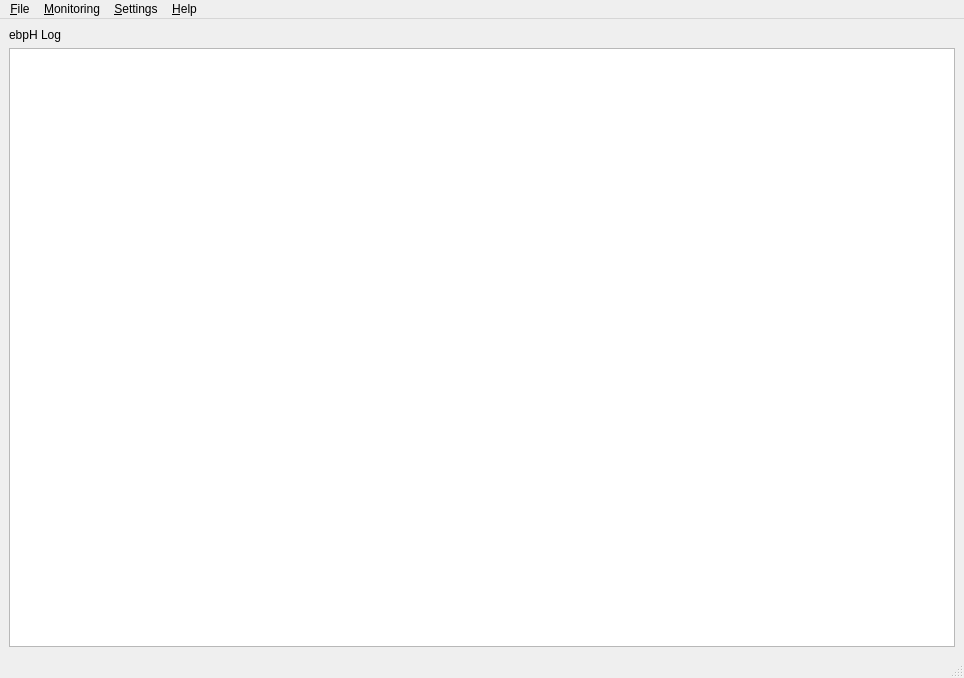
<?xml version="1.0" encoding="UTF-8"?>
<ui version="4.0">
 <author>William Findlay</author>
 <class>MainWindow</class>
 <widget class="QMainWindow" name="MainWindow">
  <property name="geometry">
   <rect>
    <x>0</x>
    <y>0</y>
    <width>964</width>
    <height>678</height>
   </rect>
  </property>
  <property name="windowTitle">
   <string>ebpH</string>
  </property>
  <property name="windowIcon">
   <iconset resource="resources.qrc">
    <normaloff>:/img/assets/img/logos/favicon.png</normaloff>:/img/assets/img/logos/favicon.png</iconset>
  </property>
  <property name="windowOpacity">
   <double>1.000000000000000</double>
  </property>
  <property name="toolButtonStyle">
   <enum>Qt::ToolButtonIconOnly</enum>
  </property>
  <widget class="QWidget" name="centralwidget">
   <layout class="QGridLayout" name="gridLayout">
    <item row="1" column="0">
     <widget class="QPlainTextEdit" name="event_log">
      <property name="readOnly">
       <bool>true</bool>
      </property>
     </widget>
    </item>
    <item row="0" column="0">
     <widget class="QLabel" name="label">
      <property name="text">
       <string>ebpH Log</string>
      </property>
     </widget>
    </item>
   </layout>
  </widget>
  <widget class="QMenuBar" name="menubar">
   <property name="geometry">
    <rect>
     <x>0</x>
     <y>0</y>
     <width>964</width>
     <height>29</height>
    </rect>
   </property>
   <widget class="QMenu" name="menu_File">
    <property name="title">
     <string>&amp;File</string>
    </property>
    <widget class="QMenu" name="menuExport">
     <property name="title">
      <string>&amp;Export</string>
     </property>
     <addaction name="actionExport_Logs"/>
     <addaction name="actionExport_Statistics"/>
    </widget>
    <addaction name="action_Force_Save_Profiles"/>
    <addaction name="menuExport"/>
    <addaction name="separator"/>
    <addaction name="action_Quit"/>
   </widget>
   <widget class="QMenu" name="menu_Settings">
    <property name="title">
     <string>&amp;Settings</string>
    </property>
    <addaction name="action_Preferences"/>
   </widget>
   <widget class="QMenu" name="menu_Help">
    <property name="title">
     <string>&amp;Help</string>
    </property>
    <addaction name="actionebpH_Help"/>
    <addaction name="separator"/>
    <addaction name="action_About"/>
   </widget>
   <widget class="QMenu" name="menu_Actions">
    <property name="title">
     <string>&amp;Monitoring</string>
    </property>
    <addaction name="action_Start_Monitoring"/>
    <addaction name="action_Stop_Monitoring"/>
    <addaction name="separator"/>
    <addaction name="action_Inspect_Executable"/>
   </widget>
   <addaction name="menu_File"/>
   <addaction name="menu_Actions"/>
   <addaction name="menu_Settings"/>
   <addaction name="menu_Help"/>
  </widget>
  <widget class="QStatusBar" name="statusbar"/>
  <action name="action_About">
   <property name="text">
    <string>&amp;About ebpH</string>
   </property>
  </action>
  <action name="actionebpH_Help">
   <property name="text">
    <string>ebpH &amp;Help</string>
   </property>
   <property name="shortcut">
    <string>Ctrl+H</string>
   </property>
  </action>
  <action name="action_Quit">
   <property name="text">
    <string>&amp;Quit</string>
   </property>
   <property name="shortcut">
    <string>Ctrl+Q</string>
   </property>
  </action>
  <action name="action_Start_Monitoring">
   <property name="text">
    <string>&amp;Start Monitoring</string>
   </property>
   <property name="shortcut">
    <string>Ctrl+Shift+S</string>
   </property>
  </action>
  <action name="action_Stop_Monitoring">
   <property name="text">
    <string>&amp;Stop Monitoring</string>
   </property>
   <property name="shortcut">
    <string>Ctrl+Shift+S</string>
   </property>
  </action>
  <action name="action_Inspect_Executable">
   <property name="text">
    <string>View/Modify &amp;Profile</string>
   </property>
   <property name="shortcut">
    <string>Ctrl+E</string>
   </property>
  </action>
  <action name="action_Force_Save_Profiles">
   <property name="text">
    <string>Force &amp;Save Profiles</string>
   </property>
   <property name="shortcut">
    <string>Ctrl+S</string>
   </property>
  </action>
  <action name="action_Preferences">
   <property name="text">
    <string>&amp;Preferences</string>
   </property>
  </action>
  <action name="actionExport_Logs">
   <property name="text">
    <string>Export &amp;Logs</string>
   </property>
   <property name="shortcut">
    <string>Ctrl+E, Ctrl+L</string>
   </property>
  </action>
  <action name="actionExport_Statistics">
   <property name="text">
    <string>Export &amp;Statistics</string>
   </property>
   <property name="shortcut">
    <string>Ctrl+E, Ctrl+S</string>
   </property>
  </action>
 </widget>
 <resources>
  <include location="resources.qrc"/>
 </resources>
 <connections>
  <connection>
   <sender>action_Quit</sender>
   <signal>triggered()</signal>
   <receiver>MainWindow</receiver>
   <slot>close()</slot>
   <hints>
    <hint type="sourcelabel">
     <x>-1</x>
     <y>-1</y>
    </hint>
    <hint type="destinationlabel">
     <x>399</x>
     <y>299</y>
    </hint>
   </hints>
  </connection>
 </connections>
</ui>
